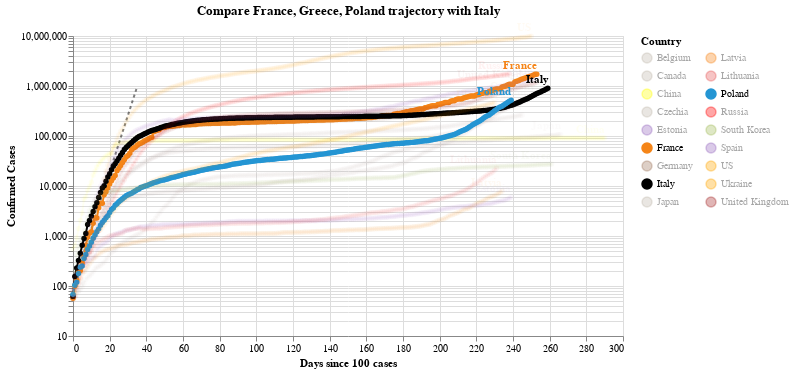

Notebook code cell kept with this figure:
### Code cell
#hide_input
chart2 = make_since_chart(dff2, ['France', 'Greece', 'Poland'], baseline_countries)
chart2

### Figure 1 — Vega-Lite specification as saved in the notebook (floating-point values rounded to 4 significant figures; data arrays with more than 128 entries replaced by an {"elided": "..."} marker saying what was removed)
{"config": {"view": {"continuousWidth": 400, "continuousHeight": 300}}, "layer": [{"data": {"name": "data-628230001892d6798b50651be41d1b3e"}, "mark": {"type": "line", "color": "black", "opacity": 0.5, "strokeDash": [3, 3]}, "encoding": {"x": {"type": "quantitative", "field": "Days since 100 cases"}, "y": {"type": "quantitative", "field": "Confirmed Cases"}}}, {"data": {"name": "data-2c57c7771dbdd364e9c2e58d01fcebf1"}, "mark": {"type": "line", "point": true}, "encoding": {"color": {"type": "nominal", "field": "Country", "legend": {"columns": 2}, "scale": {"domain": ["Belgium", "Canada", "China", "Czechia", "Estonia", "France", "Germany", "Italy", "Japan", "Latvia", "Lithuania", "Poland", "Russia", "South Korea", "Spain", "US", "Ukraine", "United Kingdom"], "range": ["#C1B7AD", "#C1B7AD", "yellow", "#C1B7AD", "#9467bd", "#F58518", "#9D755D", "black", "#C1B7AD", "#F58518", "#E45756", "#2495D3", "red", "#A1BA59", "#9467bd", "orange", "orange", "brown"]}}, "opacity": {"condition": {"value": 1, "selection": "selector005"}, "value": 0.05}, "tooltip": [{"type": "nominal", "field": "Country"}, {"type": "temporal", "field": "Date"}, {"type": "quantitative", "field": "Confirmed Cases"}, {"type": "quantitative", "field": "Days since 100 cases"}], "x": {"type": "quantitative", "field": "Days since 100 cases"}, "y": {"type": "quantitative", "field": "Confirmed Cases", "scale": {"type": "log"}}}, "selection": {"selector005": {"type": "multi", "fields": ["Country"], "bind": "legend", "init": [{"Country": "France"}, {"Country": "Greece"}, {"Country": "Poland"}, {"Country": "Italy"}]}}, "width": 550}, {"data": {"name": "data-2c57c7771dbdd364e9c2e58d01fcebf1"}, "mark": {"type": "text", "align": "right", "dy": -8, "fontWeight": "bold"}, "encoding": {"color": {"type": "nominal", "field": "Country", "legend": {"columns": 2}, "scale": {"domain": ["Belgium", "Canada", "China", "Czechia", "Estonia", "France", "Germany", "Italy", "Japan", "Latvia", "Lithuania", "Poland", "Russia", "South Korea", "Spain", "US", "Ukraine", "United Kingdom"], "range": ["#C1B7AD", "#C1B7AD", "yellow", "#C1B7AD", "#9467bd", "#F58518", "#9D755D", "black", "#C1B7AD", "#F58518", "#E45756", "#2495D3", "red", "#A1BA59", "#9467bd", "orange", "orange", "brown"]}}, "opacity": {"condition": {"value": 1, "selection": "selector005"}, "value": 0.05}, "text": {"type": "nominal", "field": "Country"}, "tooltip": [{"type": "nominal", "field": "Country"}, {"type": "temporal", "field": "Date"}, {"type": "quantitative", "field": "Confirmed Cases"}, {"type": "quantitative", "field": "Days since 100 cases"}], "x": {"type": "quantitative", "field": "Days since 100 cases"}, "y": {"type": "quantitative", "field": "Confirmed Cases", "scale": {"type": "log"}}}, "transform": [{"filter": "(datum['Date'] >= 1604707200000)"}], "width": 550}], "title": "Compare France, Greece, Poland trajectory with Italy", "$schema": "https://vega.github.io/schema/vega-lite/v4.8.1.json", "datasets": {"data-628230001892d6798b50651be41d1b3e": [{"Days since 100 cases": 0, "Confirmed Cases": 100.0}, {"Days since 100 cases": 1, "Confirmed Cases": 130.0}, {"Days since 100 cases": 2, "Confirmed Cases": 169.0}, {"Days since 100 cases": 3, "Confirmed Cases": 219.7}, {"Days since 100 cases": 4, "Confirmed Cases": 285.6}, {"Days since 100 cases": 5, "Confirmed Cases": 371.3}, {"Days since 100 cases": 6, "Confirmed Cases": 482.7}, {"Days since 100 cases": 7, "Confirmed Cases": 627.5}, {"Days since 100 cases": 8, "Confirmed Cases": 815.7}, {"Days since 100 cases": 9, "Confirmed Cases": 1060.0}, {"Days since 100 cases": 10, "Confirmed Cases": 1379.0}, {"Days since 100 cases": 11, "Confirmed Cases": 1792.0}, {"Days since 100 cases": 12, "Confirmed Cases": 2330.0}, {"Days since 100 cases": 13, "Confirmed Cases": 3029.0}, {"Days since 100 cases": 14, "Confirmed Cases": 3937.0}, {"Days since 100 cases": 15, "Confirmed Cases": 5119.0}, {"Days since 100 cases": 16, "Confirmed Cases": 6654.0}, {"Days since 100 cases": 17, "Confirmed Cases": 8650.0}, {"Days since 100 cases": 18, "Confirmed Cases": 11250.0}, {"Days since 100 cases": 19, "Confirmed Cases": 14620.0}, {"Days since 100 cases": 20, "Confirmed Cases": 19000.0}, {"Days since 100 cases": 21, "Confirmed Cases": 24710.0}, {"Days since 100 cases": 22, "Confirmed Cases": 32120.0}, {"Days since 100 cases": 23, "Confirmed Cases": 41750.0}, {"Days since 100 cases": 24, "Confirmed Cases": 54280.0}, {"Days since 100 cases": 25, "Confirmed Cases": 70560.0}, {"Days since 100 cases": 26, "Confirmed Cases": 91730.0}, {"Days since 100 cases": 27, "Confirmed Cases": 119300.0}, {"Days since 100 cases": 28, "Confirmed Cases": 155000.0}, {"Days since 100 cases": 29, "Confirmed Cases": 201500.0}, {"Days since 100 cases": 30, "Confirmed Cases": 262000.0}, {"Days since 100 cases": 31, "Confirmed Cases": 340600.0}, {"Days since 100 cases": 32, "Confirmed Cases": 442800.0}, {"Days since 100 cases": 33, "Confirmed Cases": 575600.0}, {"Days since 100 cases": 34, "Confirmed Cases": 748300.0}, {"Days since 100 cases": 35, "Confirmed Cases": 972800.0}], "data-2c57c7771dbdd364e9c2e58d01fcebf1": {"elided": "4497 records"}}}
